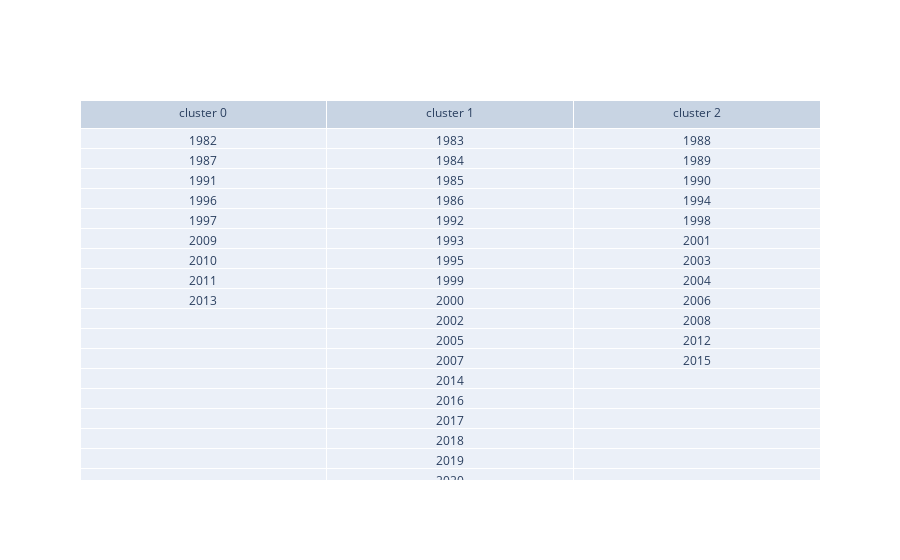

The code cell stored with this chart in its notebook:
### Code cell
# crop year in each cluster

fig = go.Figure(data=[
                      go.Table(header=dict(values=[f"cluster {i}" for i in dict_len_cluster.keys()]),
                               cells=dict(values=[d.index for d in dict_cluster.values()]))
                     ])
fig.show()

### Figure 1 — Plotly figure (JSON) as saved in the notebook; plotly's stock layout.template omitted (floating-point values rounded to 4 significant figures)
{"data": [{"cells": {"values": [[1982, 1987, 1991, 1996, 1997, 2009, 2010, 2011, 2013], [1983, 1984, 1985, 1986, 1992, 1993, 1995, 1999, 2000, 2002, 2005, 2007, 2014, 2016, 2017, 2018, 2019, 2020], [1988, 1989, 1990, 1994, 1998, 2001, 2003, 2004, 2006, 2008, 2012, 2015]]}, "header": {"values": ["cluster 0", "cluster 1", "cluster 2"]}, "type": "table"}], "layout": {}}
